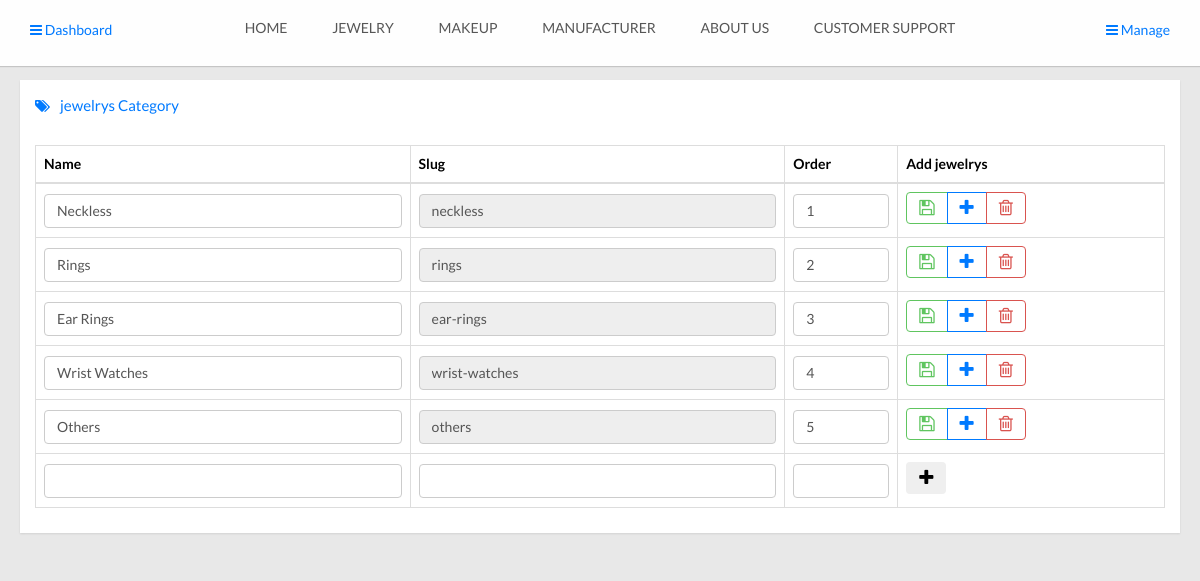
Page /admin757/jewelry.php (signed in) on the committed database.
### tables this page shows
CREATE TABLE IF NOT EXISTS `pages` (
  `id` int(11) NOT NULL AUTO_INCREMENT,
  `name` text NOT NULL,
  `slug` varchar(90) NOT NULL,
  `metak` text,
  `metad` text,
  `cover` text,
  `post` text,
  `res` int(11) NOT NULL DEFAULT '0',
  `ordr` int(11) NOT NULL,
  PRIMARY KEY (`id`),
  UNIQUE KEY `slug` (`slug`)
);

CREATE TABLE IF NOT EXISTS `jewelrycat` (
  `id` int(11) NOT NULL AUTO_INCREMENT,
  `name` text,
  `slug` varchar(40) DEFAULT NULL,
  `img` text,
  `desp` text,
  `feat` text,
  `ordr` int(11) DEFAULT NULL,
  PRIMARY KEY (`id`),
  UNIQUE KEY `slug` (`slug`)
);

### admin757/jewelry.php (the view, shortened to what this page needs)
<html>
<head>
  <?php include('include/head.php') ?>
  <?php if(empty( $_GET['page_name'])) $link = 'Null' ?>
</head>
<body onload="showtoast()"  class="page-header-fixed bg-1 layout-boxed">
  <div class="modal-shiftfix">
    <?php include('include/header.php') ?>
    <div class="container-fluid main-content">
      <div class="row">
        <div class="col-lg-12">
          <div class="widget-container fluid-height clearfix">
            <div class="heading">
              <i class="fa fa-tags"></i>jewelrys Category
            </div>
            <div class="widget-content padded clearfix">
              <table class="table table-bordered">
                <thead>
                  <th>
                   Name
                 </th>
                 <th>
                   Slug
                 </th>
                <th style="max-width: 60px;">
                  Order
                </th>
                <th class="hidden-xs">
                  Add jewelrys
                </th>
              </thead>
              <tbody>
                <?php
                $rows =mysqli_query($con,"SELECT * FROM jewelrycat  ORDER BY ordr" ) or die(mysqli_error($con));
                $n=0;
                while($row=mysqli_fetch_array($rows)){
                  $slug = $row['slug'];
                  $name = $row['name'];
                  $ordr = $row['ordr'];
                  $id = $row['id'];
                  ?>
                  <form method="post" action="" enctype="multipart/form-data">
                    <tr>
                      <td>
                        <input type="text" class="form-control" name="name<?php echo $n ?>" value="<?php echo $name ?>">
                      </td>
                      <td>
                        <input readonly="" type="text" class="form-control" name="slug<?php echo $n ?>" value="<?php echo $slug ?>">
                      </td>
                      <td  style="max-width: 60px;">
                        <input type="text" class="form-control" name="ordr<?php echo $n ?>" value="<?php echo $ordr ?>">
                      </td>
                      <td>
                        <div class="btn-group">
                          <button type="submit" name="savecat<?php echo $n ?>" class="btn btn-success-outline" value="<?php echo $id ?>"> <i class="fa fa-save"></i></button>
                          <a href="jewelrys-<?php echo $slug ?>" class="btn btn-primary-outline" value="<?php echo $id ?>"> </i> <i class="fa fa-plus"></i></a>
                          <button type="submit" name="delcat<?php echo $n ?>" class="btn btn-danger-outline" value="<?php echo $id ?>"> <i class="fa fa-trash-o"></i></button>
                        </div>
                      </td>
                    </tr>
                  </form>
                  <?php $n++; } ?>
                  <form method="post" action="" enctype="multipart/form-data">
                    <tr>
                      <td>
                        <input type="text" class="form-control" name="newname" value="">
                      </td>
                      <td>
                        <input type="text" class="form-control" name="newslug" value="">
                      </td>
                      <td  style="max-width: 60px;">
                        <input type="text" class="form-control" name="newordr" value="">
                      </td>
                      <td>
                        <div class="btn-group">
                          <button type="submit" name="addcat" class="btn btn btn-outline"> <i class="fa fa-plus"></i></button>
                        </div>
                      </td>
                    </tr>
                  </form>
                </tbody>
              </table>
            </div>
          </div>
        </div>
      </div>
    </div>
<div class="space"></div>
  </div>
</body>
</html>

### admin757/include/header.php
<div class="navbar navbar-fixed-top">
    <div class="container-fluid main-nav clearfix">
    <div class="nav-collapse">
      <ul class="nav">
        <a href="manages">
        <span class="upr" style="position: fixed;left: 30px;top: 20px;"><i class="fa fa-bars" ></i> Dashboard</span></a>
        <?php
        $rows =mysqli_query($con,"SELECT name,slug,res FROM pages  ORDER BY ordr" ) or die(mysqli_error($con));
          while($row=mysqli_fetch_array($rows)){
            $slug = $row['slug'];
            $name = $row['name'];
            $res = $row['res'];
            ?>
        <li>
          <a <?php if($link==$slug) echo'class="current"' ;?> href="<?php if($res==0) echo'cpages-' ;?><?php echo $slug ?>"></span><?php echo $name ?></a>
        </li>
        <?php } ?>
      <a href="manages">
      <span class="upr" style="position: fixed;right: 30px;top: 20px;"><i class="fa fa-bars" ></i> Manage</span></a>
      </ul>
    </div>
  </div>
</div>

### admin757/stylesheets/color/green.css (style rules this page uses)
a { color: #60c560; }
.widget-container .heading { color: #60c560; }

### admin757/stylesheets/color/orange.css (style rules this page uses)
a { color: #f0ad4e; }
.widget-container .heading { color: #f0ad4e; }

### admin757/stylesheets/color/magenta.css (style rules this page uses)
a { color: #c741c9; }
.widget-container .heading { color: #c741c9; }

### admin757/stylesheets/color/gray.css (style rules this page uses)
a { color: #999999; }
.widget-container .heading { color: #999999; }

### admin757/include/head.php (style rules this page uses)
.btn { font-size: 18px; }
table { width: 100%; }
.space { height: 400px; }

### rows in the picture
pages: name "HOME"
pages: name "JEWELRY"
pages: name "MAKEUP"
pages: name "MANUFACTURER"
pages: name "ABOUT US"
pages: name "CUSTOMER SUPPORT"
jewelrycat: name "Neckless", slug "neckless", ordr "1", $id 6 (drawn)
jewelrycat: name "Rings", slug1 "rings", ordr "2", $id 7 (drawn)
jewelrycat: name "Ear Rings", slug2 "ear-rings", ordr "3", $id 9 (drawn)
jewelrycat: name "Wrist Watches", slug "wrist-watches", ordr "4", $id 8 (drawn)
jewelrycat: name "Others", slug "others", ordr "5", $id 10 (drawn)
